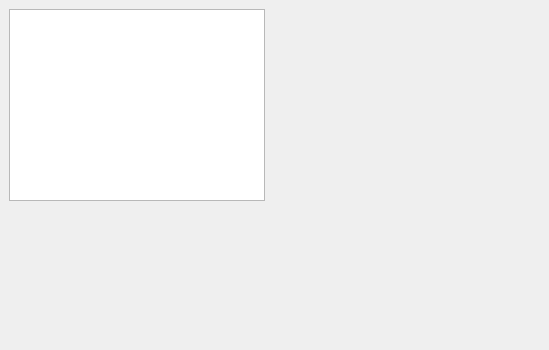
<?xml version="1.0" encoding="UTF-8"?>
<ui version="4.0">
 <class>GraphWindow</class>
 <widget class="QDialog" name="GraphWindow">
  <property name="geometry">
   <rect>
    <x>0</x>
    <y>0</y>
    <width>549</width>
    <height>350</height>
   </rect>
  </property>
  <property name="windowTitle">
   <string>GraphWindow</string>
  </property>
  <widget class="QGraphicsView" name="chartView">
   <property name="geometry">
    <rect>
     <x>9</x>
     <y>9</y>
     <width>256</width>
     <height>192</height>
    </rect>
   </property>
  </widget>
 </widget>
 <resources/>
 <connections/>
</ui>
